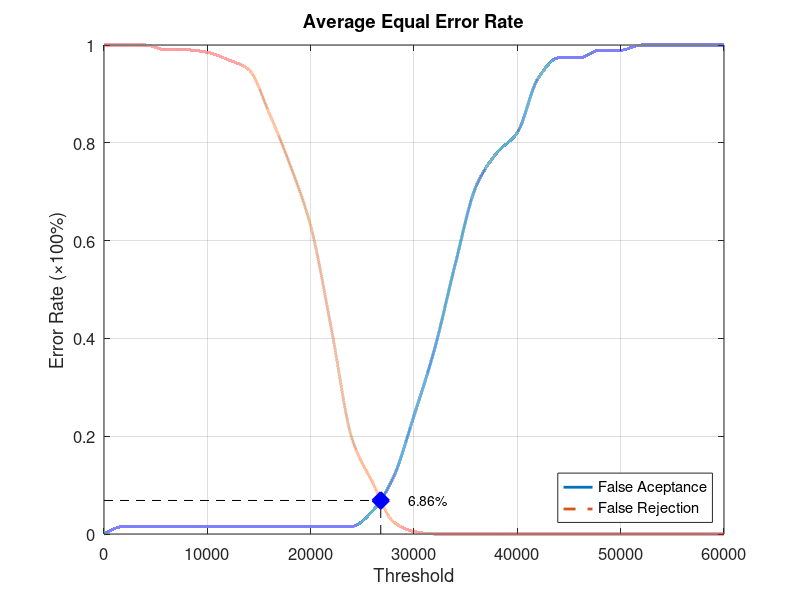
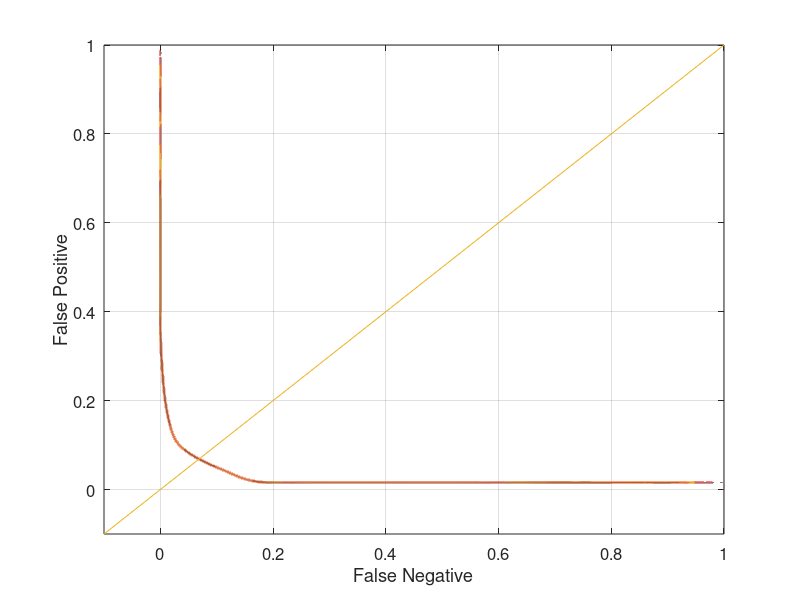

These figures' MATLAB source, in order:
function yEER = Database3_4
close all;
clear;
clc;
x = 0:2000:60000;
xq = 0:0.5:60000;

y0 = [0 0.0157895 0.0157895 0.0157895 0.0157895 0.0157895 0.0157895 0.0157895 0.0157895 0.0157895 0.0157895 0.0157895 0.0157895 0.0473684 0.115789 0.242105 0.378947 0.552632 0.710526 0.778947 0.821053 0.931579 0.973684 0.973684 0.989474 0.989474 1 1 1 1 1];
yy0 = interp1(x, y0, xq, 'pchip');
y1 = [1 1 1 0.99 0.99 0.985 0.97 0.95 0.86 0.755 0.63 0.42 0.195 0.105 0.025 0.005 0 0 0 0 0 0 0 0 0 0 0 0 0 0 0];
yy1 = interp1(x, y1, xq, 'pchip');

% Calculating EER: 
y2 = abs(y0 - y1);
find(y2 == min(y2))
yy2 = abs(yy0 - yy1);
xEER = find(yy2 == min(yy2));
xEERIndex = xq(xEER) % X-axis EER
yEER = yy0(xEER) % Y-axis EER

main = figure
plot(xq, yy0,'-','LineWidth', 2);	hold on
plot(xq, yy1,'--','LineWidth', 2);	hold on
plot([xEERIndex xEERIndex], [0 yEER], 'k--');	hold on
plot([0 xEERIndex], [yEER yEER], 'k--');	hold on
plot(xEERIndex, yEER, 'bx', 'LineWidth', 10);	hold on
text(xEERIndex + 10 * xEERIndex / 100, yEER, [num2str(round((10000 * yEER)) / 100) '%'])
legend('False Aceptance', 'False Rejection', 'Location', 'SouthEast')
xlabel('Threshold')
ylabel('Error Rate (\times100%)')
title('Average Equal Error Rate')
set(gca, 'FontSize', 12)
axis([0 60000 0 1])
grid on

print(main, 'Database3_4Main', '-dpng');
FNRxFPR = figure('Color', [1 1 1]);
plot(yy1, yy0, '-', yy1, yy0, 'LineWidth', 2);
hold on
y = -0.1:0.1:1
plot(y, y); 
set(gca, 'FontSize', 12)
xlabel('False Negative')
ylabel('False Positive')
axis([-0.1 1 -0.1 1])
set(gca, 'FontSize', 12)
grid on

print(FNRxFPR, 'Database3_4FNRxFPR','-dpng');
end
